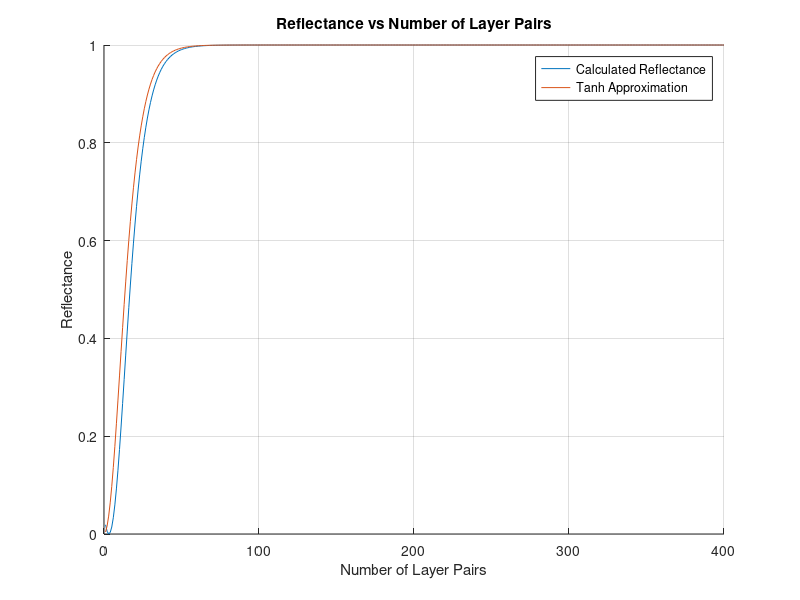
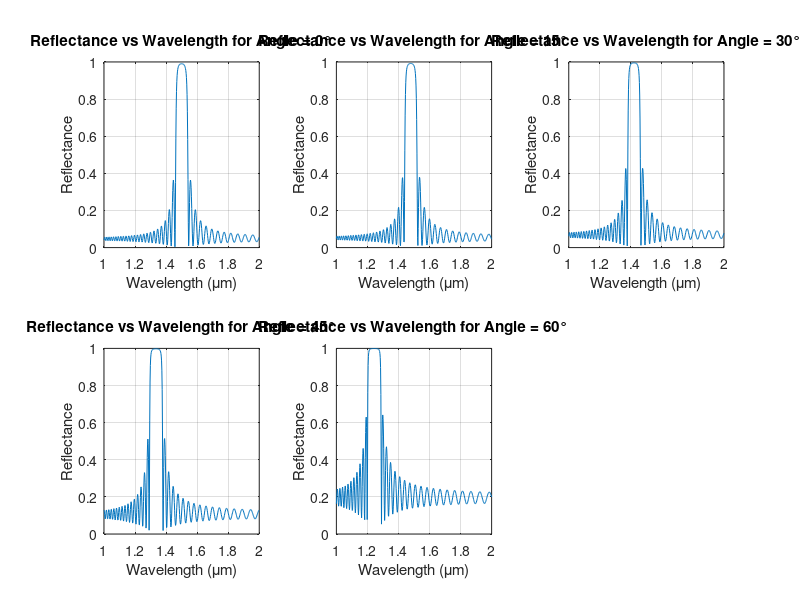
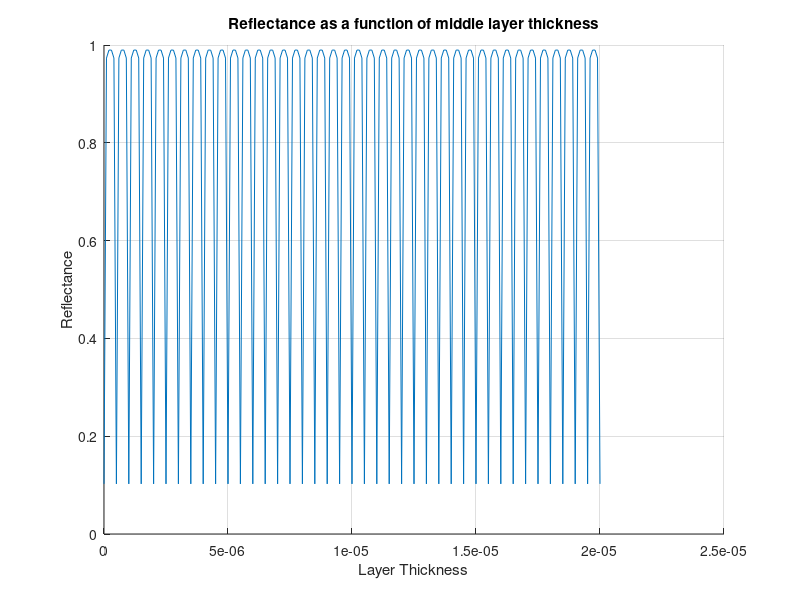
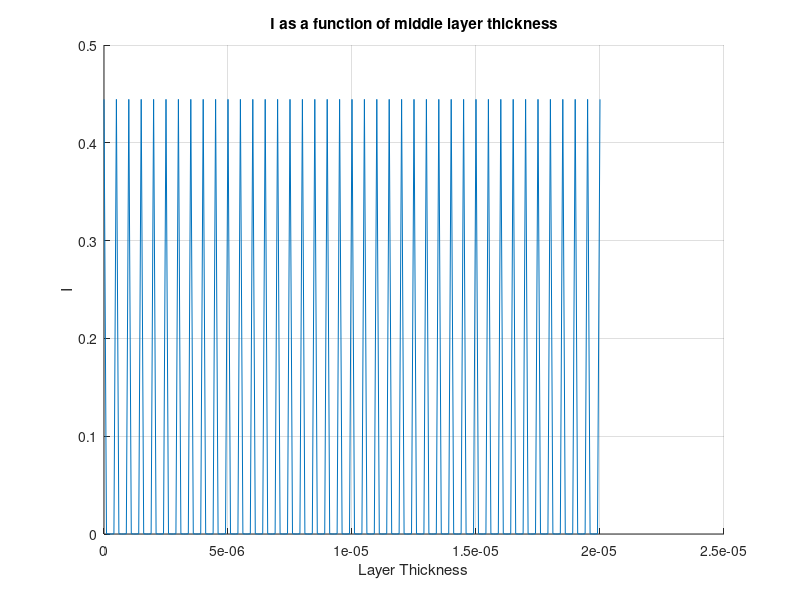

Here is the MATLAB script that generated these plots, in order:
clc, clearvars

clear;
close all;

% Define constants
lambda_design = 1.5e-6;    % Wavelength {m}
n_high = 1.5;              
n_low = 1.6;               
n_air = 1.0;               % Refractive index of air
num_pairs = 1:400;         
incident_angle = 0;        

%% Section A: Reflectance vs Number of Layer Pairs
phase_matrix = [1i, 0; 0, -1i];  
D_air = [1, 1; n_air, -n_air];   
D_air_inv = inv(D_air);          
D_high = [1, 1; n_high * cos(incident_angle), -n_high * cos(incident_angle)];
D_high_inv = inv(D_high);
D_low = [1, 1; n_low * cos(incident_angle), -n_low * cos(incident_angle)];
D_low_inv = inv(D_low);

% Loop through pairs to calculate reflectance
for n = num_pairs
    M = D_air_inv * (D_high * phase_matrix * D_high_inv * D_low * phase_matrix * D_low_inv)^n * D_high;
    reflection(n) = abs(M(2, 1) / M(1, 1))^2;
end

% Plotting reflectance as a function of the number of pairs
figure(1);
hold on;
x_values = tanh(num_pairs * log(n_high / n_low)).^2;
plot(num_pairs, reflection);
plot(num_pairs, x_values);
title('Reflectance vs Number of Layer Pairs');
xlabel('Number of Layer Pairs');
ylabel('Reflectance');
legend('Calculated Reflectance', 'Tanh Approximation');
grid on;

%% Section B: Reflectance vs Wavelength for Different Angles
num_pairs = 50;                        
angles_deg = [0:15:60];                 
angles_rad = deg2rad(angles_deg);       
lambda_range = linspace(1e-6, 2e-6, 500); 
for j = 1:length(angles_rad)
    reflectance_wavelength = zeros(size(lambda_range)); 

    theta1 = asin((n_air / n_high) * sin(angles_rad(j)));
    D_air = [1, 1; n_air * cos(angles_rad(j)), -n_air * cos(angles_rad(j))];
    D_air_inv = inv(D_air);
    D_high = [1, 1; n_high * cos(theta1), -n_high * cos(theta1)];
    D_high_inv = inv(D_high);
    theta2 = asin((n_high / n_low) * sin(theta1));
    D_low = [1, 1; n_low * cos(theta2), -n_low * cos(theta2)];
    D_low_inv = inv(D_low);
    theta3 = asin((n_low / n_high) * sin(theta2));
    D_high_2 = [1, 1; n_high * cos(theta3), -n_high * cos(theta3)];
    D_high_2_inv = inv(D_high_2);

    for k = 1:length(lambda_range)
        exp1 = (lambda_design / lambda_range(k)) * (pi / 2) * cos(theta1);
        exp2 = (lambda_design / lambda_range(k)) * (pi / 2) * cos(theta2);
        exp3 = (lambda_design / lambda_range(k)) * (pi / 2) * cos(theta3);

        P1 = [exp(1i * exp1), 0; 0, exp(-1i * exp1)];
        P2 = [exp(1i * exp2), 0; 0, exp(-1i * exp2)];
        P3 = [exp(1i * exp3), 0; 0, exp(-1i * exp3)];

        M = D_air_inv * D_high * P1 * D_high_inv * (D_low * P2 * D_low_inv * D_high_2 * P3 * D_high_2_inv)^(num_pairs-1) * D_low * P2 * D_low_inv * D_high_2;
        reflectance_wavelength(k) = abs(M(2, 1) / M(1, 1))^2;
    end

    % Plotting results for each angle
    figure(2);
    subplot(2, 3, j);
    plot(lambda_range * 1e6, reflectance_wavelength, 'DisplayName', sprintf('%d°', angles_deg(j)));
    title(sprintf('Reflectance vs Wavelength for Angle = %d°', angles_deg(j)));
    xlabel('Wavelength (\mum)');
    ylabel('Reflectance');
    grid on;
end

%% Section C: Reflection with Layer Expansion
clear;
lambda_design = 1.5e-6; 
n_high = 1.5;           
n_low = 1.6;            
n_air = 1.0;            
num_pairs = 50;         
theta_incident = 0;     
layer_thickness = (0:0.01:2) * 10e-6;

D_air = [1, 1; n_air, -n_air];
D_air_inv = inv(D_air);
D_high = [1, 1; n_high * cos(theta_incident), -n_high * cos(theta_incident)];
D_high_inv = inv(D_high);
D_low = [1, 1; n_low * cos(theta_incident), -n_low * cos(theta_incident)];
D_low_inv = inv(D_low);
index = 0;

for thickness = layer_thickness
    index = index + 1;
    exp_high = (pi / 2);
    exp_low = (2 * pi * n_high / lambda_design) * thickness;

    P_high = [exp(1i * exp_high), 0; 0, exp(-1i * exp_high)];
    P_low = [exp(1i * exp_low), 0; 0, exp(-1i * exp_low)];

    M_change = D_high * P_low * D_high_inv * D_low * P_high * D_low_inv;
    M_final = D_air_inv * (D_high * P_high * D_high_inv * D_low * P_high * D_low_inv)^((num_pairs / 2) - 1) * M_change * (D_high * P_high * D_high_inv * D_low * P_high * D_low_inv)^(num_pairs / 2) * D_high;

    reflectance(index) = abs(M_final(2, 1) / M_final(1, 1))^2;

    T(index) = abs(1 / M_final(1, 1))^2;
    a = 1 / (1 - reflectance(index))^2;
    b = 1 + (4 * reflectance(index) / (1 - reflectance(index))^2) * (sin(2 * pi * thickness * 10^6))^2;
    I(index) = a * (T(index)^2 / b);
end

figure(3);
hold on;
plot(layer_thickness, reflectance);
title('Reflectance as a function of middle layer thickness');
xlabel('Layer Thickness');
ylabel('Reflectance');
grid on;

figure(4);
hold on;
plot(layer_thickness, I);
title('I as a function of middle layer thickness');
xlabel('Layer Thickness');
ylabel('I');
grid on;

%% Section D: Reflection vs Wavelength
clear;
lambda_design = 1.5e-6; 
n_high = 1.5;           
n_low = 1.6;            
n_air = 1.0;          
num_pairs = 10;         
theta = 0;              
wavelength_range = linspace(1e-6, 2e-6, 2000);
d_layer = 20 * 10^-6;

D_air = [1, 1; n_air, -n_air];
D_air_inv = inv(D_air);
D_high = [1, 1; n_high * cos(theta), -n_high * cos(theta)];
D_high_inv = inv(D_high);
D_low = [1, 1; n_low * cos(theta), -n_low * cos(theta)];
D_low_inv = inv(D_low);
counter = 0;

for k = 1:length(wavelength_range)
    counter = counter + 1;
    exp1 = (lambda_design / wavelength_range(k)) * (pi / 2);
    exp2 = d_layer * (2 * pi * n_high / wavelength_range(k));

    P1 = [exp(1i * exp1), 0; 0, exp(-1i * exp1)];
    P_change = [exp(1i * exp2), 0; 0, exp(-1i * exp2)];

    M_mod = D_high * P_change * D_high_inv * D_low * P1 * D_low_inv;
    M_reflection = D_air_inv * (D_high * P1 * D_high_inv * D_low * P1 * D_low_inv)^((num_pairs / 2) - 1) * M_mod * (D_high * P1 * D_high_inv * D_low * P1 * D_low_inv)^(num_pairs / 2) * D_high;
    reflectance(counter) = abs(M_reflection(2, 1) / M_reflection(1, 1))^2;
end

figure(5);
plot(wavelength_range, reflectance);
title(sprintf('Reflectance vs Wavelength for %d layers', num_pairs));
xlabel('Wavelength (\mum)');
ylabel('Reflectance');
grid on;
